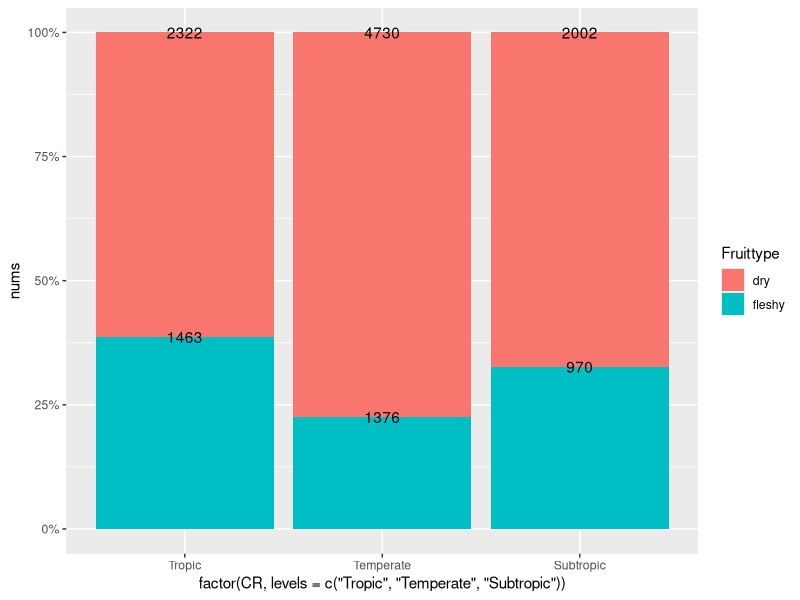
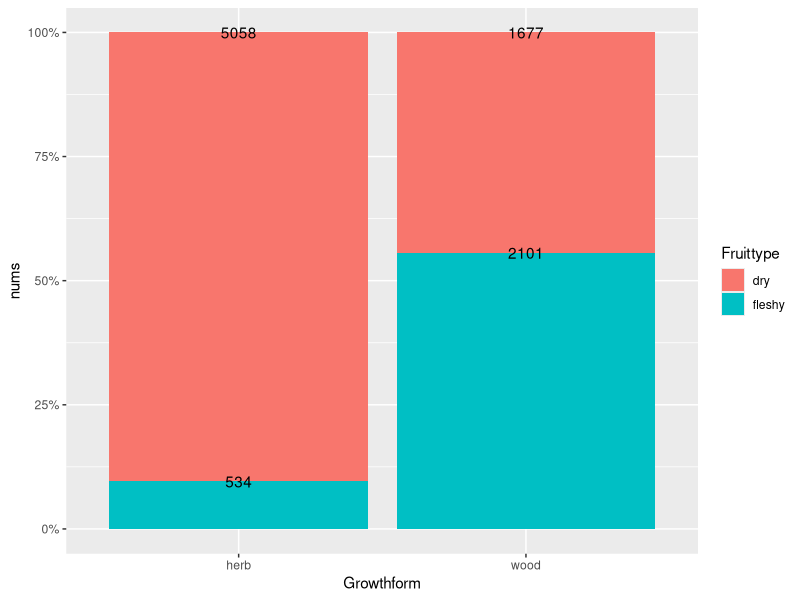

Reproduce these figures in R, in order.
library(tidyverse)
library(scales)

# 读取数据
data <- read_csv("data/YunnanFruit9370sppData.csv")

# 气候区
# 数据转换为0/1，并汇总求和绘图
data %>%
  mutate(across(c(Tropic, Temperate, Subtropic),
                ~ifelse(. == "Absence", 0, 1))) %>%
  group_by(Fruittype) %>%
  summarize(across(c(Tropic, Temperate, Subtropic), sum)) %>%
  pivot_longer(cols = c(Tropic, Temperate, Subtropic),
               values_to = "nums",
               names_to = "CR") %>%
  ggplot(mapping = aes(x = factor(CR, levels = c("Tropic", "Temperate", "Subtropic")),
                       y = nums,
                       fill = Fruittype)) +
  geom_bar(stat = "identity", position = "fill") +
  geom_text(aes(label = nums), position = position_fill()) +
  scale_y_continuous(labels = percent_format())

# 生长型
data %>%
  group_by(Fruittype, Growthform) %>%
  summarize(nums = n()) %>%
  ggplot(mapping = aes(x = Growthform, y = nums, fill = Fruittype)) +
  geom_bar(stat = "identity", position = "fill") +
  geom_text(aes(label = nums), position = position_fill()) +
  scale_y_continuous(labels = percent_format())

# spearman相关分析
## 相关性分析
data %>%
  # 选择对应的数据列
  select(Fruittype, Growthform, Tropic, Subtropic, Temperate) %>%
  # 将其转换为0/1格式
  mutate(Fruittype = if_else(Fruittype == "fleshy",
                             true = 1,
                             false = 0),
         Growthform = if_else(Growthform == "herb",
                              true = 1,
                              false = 0),
         Tropic = if_else(Tropic == "Tropic",
                              true = 1,
                              false = 0),
         Temperate = if_else(Temperate == "Temperate",
                          true = 1,
                          false = 0),
         Subtropic = if_else(Subtropic == "Subtropic",
                          true = 1,
                          false = 0)
         ) %>% 
  cor(method = "spearman")
